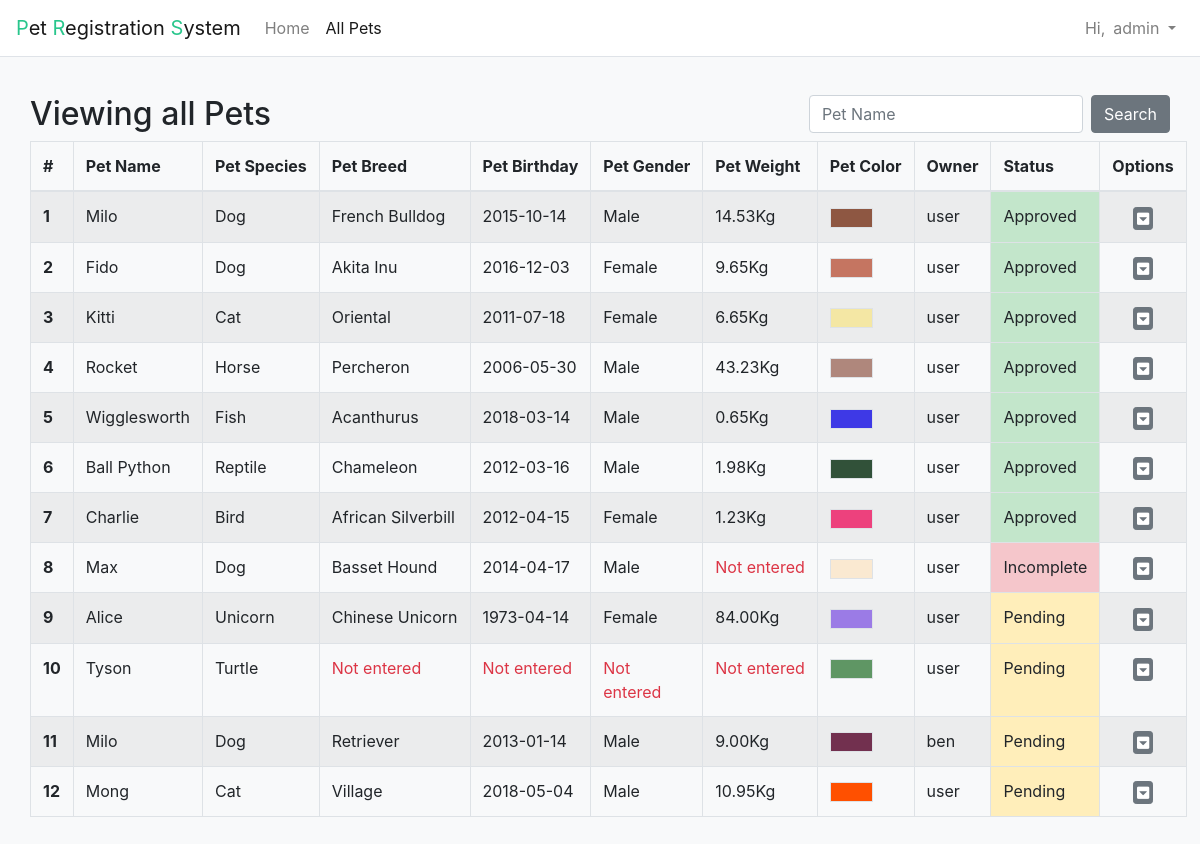
Screenshot of /admin.php (signed in) with the database file from the repository.
### tables this page shows
CREATE TABLE `pet` (
  `petID` int(11) NOT NULL,
  `petName` varchar(50) NOT NULL,
  `petAge` date DEFAULT NULL,
  `petSpecies` varchar(15) DEFAULT NULL,
  `petGender` varchar(6) DEFAULT NULL,
  `petWeight` decimal(5,2) DEFAULT NULL,
  `petBreed` varchar(50) DEFAULT NULL,
  `petColor` varchar(10) DEFAULT NULL,
  `userID` varchar(16) NOT NULL,
  `status` varchar(15) NOT NULL
);

### admin.php (the view, shortened to what this page needs)
<?php
$petNameSearch = @$_POST["PetNameSearch"];
$x = 1;
if(!isset($_SESSION['UID'])){
  $_SESSION['prevPage'] = "admin";
  header("Location: ./login.php");
}
elseif($_SESSION['UType'] == "user"){
  ?>
  <h3>You must be an admin to access this page!</h3>
  <p>Click <a href="index.php">here</a> to return to the homepage.</p>
  <?php
}
else{
  ?>
  <!doctype html>
  <html lang="en">
  <head>
    <link rel="stylesheet" href="./css/bootstrap.css">
    <link rel="stylesheet" href="./css/all.css">
    <link rel="stylesheet" href="./css/style.css">
  </head>
  <body class="bg-light">
    <nav class="navbar navbar-light navbar-expand fixed-top" role="navigation">
      <a class="navbar-brand" href="./index.php"><b>P</b>et <b>R</b>egistration <b>S</b>ystem</a>
      <div class="navbar-nav">
        <?php
        if(empty($_SESSION["UType"])){
          ?>
          <a class="nav-link nav-item" href="./index.php">Home</a>
          <?php
        }
        elseif($_SESSION["UType"] == "admin"){
          ?>
          <a class="nav-link nav-item" href="./index.php">Home</a>
          <a class="nav-link nav-item active" href="./admin.php">All Pets</a>
          <?php
        }
        elseif($_SESSION["UType"] == "user"){
          ?>
          <a class="nav-link nav-item" href="./index.php">Home</a>
          <a class="nav-link nav-item" href="./register.php">Register New Pet</a>
          <a class="nav-link nav-item" href="./view.php">Your Pets</a>
          <?php
        }
        ?>
      </div>
      <?php
      if(!isset($_SESSION["UID"])){
        ?>
        <ul class="navbar-nav ml-auto">
          <li class="nav-item dropdown">
            <a class="nav-link dropdown-toggle" href="#" id="navbarDropdown" role="button" data-toggle="dropdown" aria-haspopup="true" aria-expanded="false"><i class="far fa-user"></i> Login</a>
            <div class="dropdown-menu userMenu" aria-labelledby="navbarDropdown">
              <form action="./login_process.php" method="post" class="custom-dropdown-item login-form">
                <div class="form-row">
                  <div class="form-group mb-2">
                    <div class="input-group">
                      <div class="input-group-prepend">
                        <span class="input-group-text"><i class="fa fa-user"></i></span>
                      </div>
                      <input type="text" name="userID" class="form-control" placeholder="Username" required>
                    </div>
                  </div>
                </div>
                <div class="form-row">
                  <div class="form-group mb-2">
                    <div class="input-group">
                      <div class="input-group-prepend">
                        <span class="input-group-text"><i class="fa fa-lock"></i></span>
                      </div>
                      <input type="password" name="userPwd" class="form-control" placeholder="Password" required>
                      <div style="opacity:0; display: block; width: 100%; color: white; line-height: 20%;">ssssssssssssssssssssssssssssss</div>
                    </div>
                  </div>
                </div>
                <button type="submit" class="btn btn-primary btn-block">Login</button>
              </form>
            </div>
          </li>
        </ul>
        <?php
      }
      else{
        ?>
        <span class="navbar-text ml-auto">Hi,</span>
        <ul class="navbar-nav">
          <li class="nav-item dropdown">
            <a class="nav-link dropdown-toggle" href="#" id="navbarDropdown" role="button" data-toggle="dropdown" aria-haspopup="true" aria-expanded="false">
              <?php
              echo $_SESSION["UID"];
              ?>
            </a>
          </li>
        </ul>
        <?php
      }
      ?>
    </nav>
    <?php
    require_once "config.php";
    if(!$link){
      die("Could not connect: " . mysqli_connect_error());
    }
    else{
      if(@$_POST["PetNameSearch"]){
        $queryGet = "SELECT * FROM pet
        WHERE (`petName` LIKE '%".$petNameSearch."%')";
      }
      else{
        $queryGet = "select * from pet";
      }
      $resultGet = mysqli_query($link,$queryGet);
      if(!$resultGet){
        die("Invalid query - get user's pet list: " . mysqli_error($link));
      }
      else{
        ?>
        <div class="view-top-content bg-light">
          <div class="container-fluid admin-view-container">
            <div class="row justify-content-center">
              <div class="col">
                  <?php
                if(@$_POST["PetNameSearch"]){
                  ?>
                  <h2 class="float-left">
                    Search Results for <small class="text-muted" style="font-size: 0.8em">"<?php echo $petNameSearch ?>"</small>
                  </h2>
                  <?php
                }
                else{
                  ?>
                  <h2 class="float-left">Viewing all Pets</h2>
                  <?php
                }
                ?>
                <form action="admin.php" method="POST" class="form-inline float-right">
                  <input class="form-control mr-2" type="text" name="PetNameSearch" placeholder="Pet Name" maxlength="50" aria-label="Search">
                  <input class="btn btn-secondary" type="submit" value="Search">
                </form>
                <table class="table table-striped table-bordered">
                  <thead class="">
                    <tr>
                      <th scope="col">#</th>
                      <th style="white-space:nowrap;" scope="col">Pet Name</th>
                      <th style="white-space:nowrap;" scope="col">Pet Species</th>
                      <th style="white-space:nowrap;" scope="col">Pet Breed</th>
                      <th style="white-space:nowrap;" scope="col">Pet Birthday</th>
                      <th style="white-space:nowrap;" scope="col">Pet Gender  </th>
                      <th style="white-space:nowrap;" scope="col">Pet Weight</th>
                      <th style="white-space:nowrap;" scope="col">Pet Color</th>
                      <th scope="col">Owner</th>
                      <th scope="col">Status</th>
                      <th scope="col">Options</th>
                    </tr>
                  </thead>
                  <tbody>
                    <?php
                    while($row=mysqli_fetch_array($resultGet,MYSQLI_BOTH)){
                      ?>
                      <tr>
                        <th scope="row">
                          <?php echo $x; $x++; ?>
                        </th>
                        <td><?php echo $row['petName'] ?></td>
                        <td><?php if($row['petSpecies'] == 'Not selected'){ echo "<p class=\"text-danger empty-warning\">Not selected</p>";} else{ echo $row['petSpecies']; } ?></td>
                        <td style="white-space:nowrap;"><?php if(!$row['petBreed']){ echo "<p class=\"text-danger empty-warning\">Not entered</p>";} else{ echo $row['petBreed']; } ?></td>
                        <td style="white-space:nowrap;"><?php if($row['petAge'] == '0000-00-00'){ echo "<p class=\"text-danger empty-warning\">Not entered</p>";} else{ echo $row['petAge']; } ?></td>
                        <td><?php if(!$row['petGender']){ echo "<p class=\"text-danger empty-warning\">Not entered</p>";} else{ echo $row['petGender']; } ?></td>
                        <td style="white-space:nowrap;"><?php if($row['petWeight'] == 0){ echo "<p class=\"text-danger empty-warning\">Not entered</p>";} else{ echo $row['petWeight'] . "Kg"; } ?></td>
                        <td>
                          <span style="vertical-align : middle; display: inline-block; width: 60%; height: 20px; background-color: <?php echo $row['petColor'] ?>" class="border"></span>
                        </td>
                        <td><?php echo $row['userID']; ?></td>
                        <?php
                        if($row['status'] == 'Pending'){
                          ?>
                          <td class="table-warning">
                            Pending
                          </td>
                          <?php
                        }
                        elseif($row['status'] == 'Incomplete'){
                          ?>
                          <td class="table-danger">
                            Incomplete
                          </td>
                          <?php
                        }
                        elseif($row['status'] == 'Approved'){
                          ?>
                          <td class="table-success">
                            Approved
                          </td>
                          <?php
                        }
                        ?>
                        <td class="text-center">
                          <button type="button" class="btn btn-secondary btn-sm view-custom-button" data-container="body" data-toggle="popover" data-placement="bottom" data-trigger="focus" data-content="<?php
                          if($row['status'] == 'Pending' || $row['status'] == 'Incomplete'){
                            ?>
                            <form  style='float:left; margin: 0 6px 8px 0' action='admin_process.php' method='POST'>
                              <input type='submit' name='action' value='Approve' class='btn btn-success'>
                              <input type='submit' name='action' value='Incomplete' class='btn btn-danger'>
                              <input type='hidden'name='petName' value='<?php echo $row['petName']; ?>'>
                            </form>
                            <?php
                          }
                          else{
                            echo "This data is already approved";
                          }
                          ?>" data-html="true">
                          <i class="fas fa-caret-square-down"></i>
                        </button>
                      </td>
                    </tr>
                    <?php
                  }
                  ?>
                </tbody>
              </table>
            </div>
          </div>
        </div>
      </div>
      <?php
    }
  }
  ?>
</body>
</html>
<?php
}
?>

### css/all.css (style rules this page uses)
.fa, .fas, .far, .fal, .fab { -moz-osx-font-smoothing: grayscale; -webkit-font-smoothing: antialiased; display: inline-block; font-style: normal; font-variant: normal; text-rendering: auto; line-height: 1; }
.fa-caret-square-down:before { content: "\f150"; }
.fa, .fas { font-family: 'Font Awesome 5 Free'; font-weight: 900; }

### css/style.css (style rules this page uses)
.navbar { background:#fff; border-bottom:1px solid #dfe3e8; border-radius:0; }
.navbar .navbar-brand b { font-weight: 400; color: #29c68c; }
.view-top-content { padding: 95px 0 100px 0; height: 100%; }
.admin-view-container { padding-left: 30px; padding-right: 30px; }
.view-custom-button { padding: 0 3px; }
.empty-warning { margin-bottom: 0; }

### rows the page displays
pet: petName "Milo", petSpecies "Dog", petBreed "French Bulldog", petAge "2015-10-14", petGender "Male", petWeight "14.53", userID "user", status "Approved"
pet: petName "Fido", petSpecies "Dog", petBreed "Akita Inu", petAge "2016-12-03", petGender "Female", petWeight "9.65", userID "user", status "Approved"
pet: petName "Kitti", petSpecies "Cat", petBreed "Oriental", petAge "2011-07-18", petGender "Female", petWeight "6.65", userID "user", status "Approved"
pet: petName "Rocket", petSpecies "Horse", petBreed "Percheron", petAge "2006-05-30", petGender "Male", petWeight "43.23", userID "user", status "Approved"
pet: petName "Wigglesworth", petSpecies "Fish", petBreed "Acanthurus", petAge "2018-03-14", petGender "Male", petWeight "0.65", userID "user", status "Approved"
pet: petName "Ball Python", petSpecies "Reptile", petBreed "Chameleon", petAge "2012-03-16", petGender "Male", petWeight "1.98", userID "user", status "Approved"
pet: petName "Charlie", petSpecies "Bird", petBreed "African Silverbill", petAge "2012-04-15", petGender "Female", petWeight "1.23", userID "user", status "Approved"
pet: petName "Max", petSpecies "Dog", petBreed "Basset Hound", petAge "2014-04-17", petGender "Male", petWeight "Not entered", userID "user", status "Incomplete"
pet: petName "Alice", petSpecies "Unicorn", petBreed "Chinese Unicorn", petAge "1973-04-14", petGender "Female", petWeight "84.00", userID "user", status "Pending"
pet: petName "Tyson", petSpecies "Turtle", petBreed "Not entered", petAge "Not entered", petGender "Not entered", petWeight "Not entered", userID "user", status "Pending"
pet: petName "Milo", petSpecies "Dog", petBreed "Retriever", petAge "2013-01-14", petGender "Male", petWeight "9.00", userID "ben", status "Pending"
pet: petName "Mong", petSpecies "Cat", petBreed "Village", petAge "2018-05-04", petGender "Male", petWeight "10.95", userID "user", status "Pending"

### other values shown
$_SESSION["UID"] "admin"
